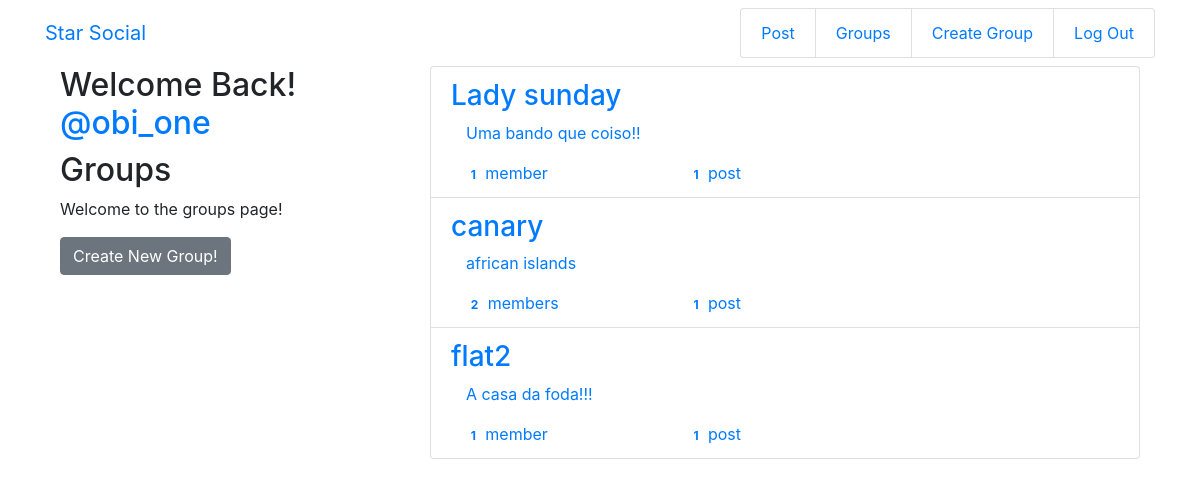
Screenshot of /groups/ (signed in) with the database file from the repository.
### groups/models.py (models this page shows, shortened)
class Group(models.Model):
    name = models.CharField(max_length=255,unique=True)
    slug = models.SlugField(allow_unicode=True,unique=True)
    description = models.TextField(blank=True,default='')
    description_html = models.TextField(editable=False, default='',blank=True)
    members = models.ManyToManyField(User, through='GroupMember')
    class Meta:
        ordering = ['name']

### groups/views.py (the view)
# urls.py: path('',views.ListGroup.as_view(), name="all"),
class ListGroup(generic.ListView):
    model = Group

### groups/templates/groups/group_list.html
{% extends "groups/group_base.html" %}
{% block pregroup %}
<div class="col-md-4">
    <div class="content">
        {% if user.is_authenticated %}
        <h2>
            Welcome Back!
            <a href="{%url "posts:for_user" username=user.username%}">@{{user.username}}</a>
        </h2>
        {% endif %}
        <h2>Groups</h2>
        <p>Welcome to the groups page!</p>
    </div>
    {% if user.is_authenticated %}
    <a href="{% url "groups:create"%}" class="btn btn-secondary" role="button">Create New Group!</a>
    {% endif %}
</div>
{% endblock %}
{% block group_content %}
<div class="col-md-8">
    <div class="list-group">
        {% for group in object_list %}
        <a class="list-group-item" href="{%url "groups:single" slug=group.slug%}">
            <h3 class="title list-group-item-heading">{{group.name}}</h3>
            <div class="list-group-item-text container-fluid">
                {{group.description_html|safe}}
                <div class="row">
                    <div class="col-md-4">
                        <span class="badge">{{group.members.count}}</span>
                        member{{group.members.count|pluralize}}
                    </div>
                    <div class="col-md-4">
                        <span class='badge'>{{group.posts.count}}</span>
                        post{{group.post.count|pluralize}}
                    </div>
                </div>
            </div>
        </a>
        {%endfor%}
    </div>
</div>
{%endblock%}

### rows the page displays
Group: name "Lady sunday", description_html "Uma bando que coiso!!", members.count "1", posts.count "1"
Group: name "canary", description_html "african islands", members.count "2", posts.count "1"
Group: name "flat2", description_html "A casa da foda!!!", members.count "1", posts.count "1"

### other values shown
{{ user.username }} "obi_one"
